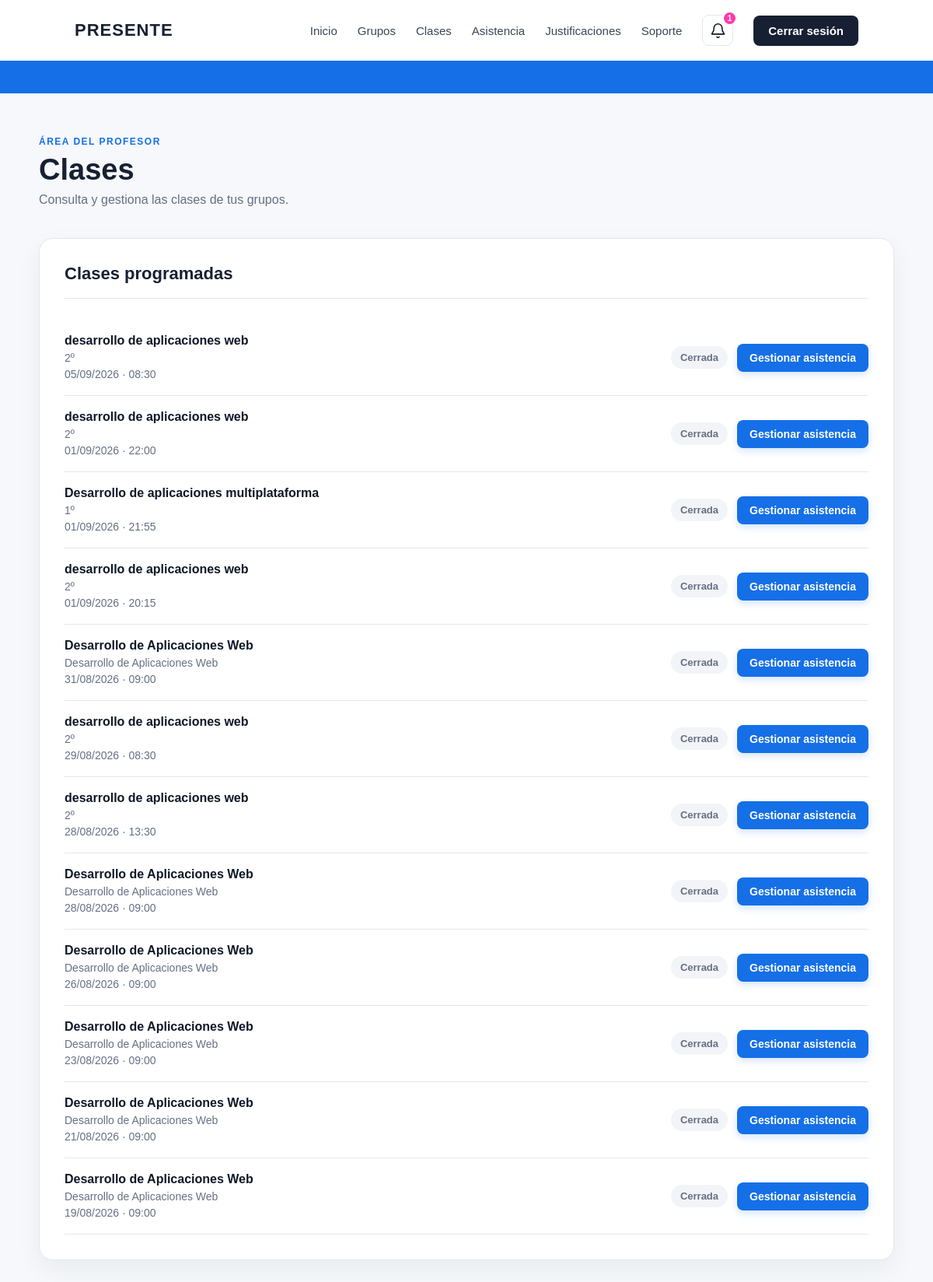
Before: /profesor/clases/ (signed in) with the older database file.
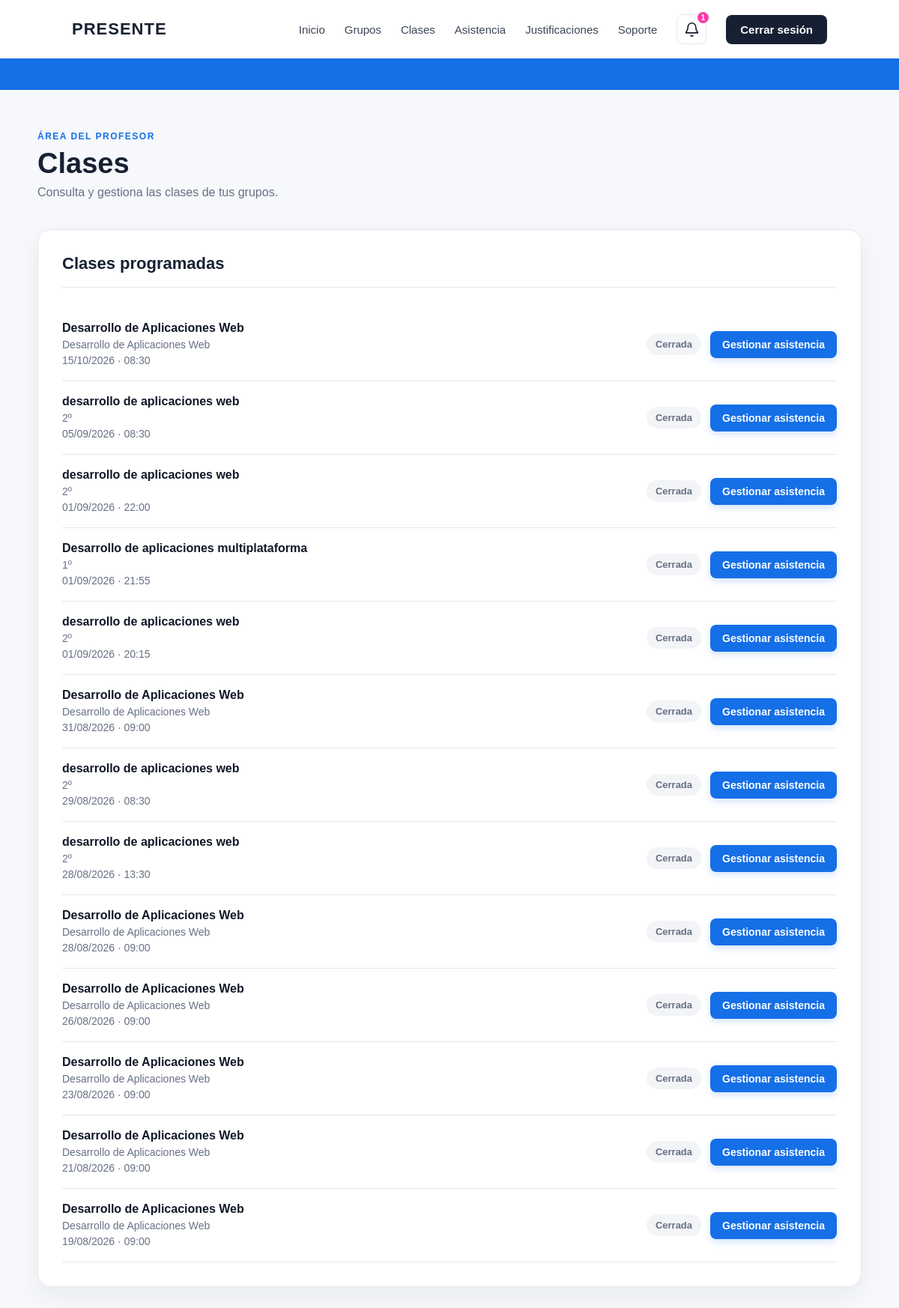
After: the same page with the newer database file.
### asistencia/models.py (models this page shows, shortened)
class Clase(models.Model):
    grupo = models.ForeignKey(
        Grupo,
        on_delete=models.CASCADE
    )
    fecha = models.DateField()
    hora_inicio = models.TimeField()
    asistencia_abierta = models.BooleanField(
        default=False
    )
    token_qr = models.UUIDField(
        default=uuid.uuid4,
        editable=False,
        unique=True
    )
    token_qr_generado_en = models.DateTimeField(
        blank=True,
        null=True
    )

class Grupo(models.Model):
    nombre = models.CharField(
        max_length=100
    )
    asignatura = models.CharField(
        max_length=150
    )
    profesor = models.ForeignKey(
        Profesor,
        on_delete=models.CASCADE
    )

### asistencia/views.py (the view)
def clases_profesor(request):
    profesor_id = request.session.get(
        'profesor_id'
    )
    if not profesor_id:
        return redirect('seleccionar_login')
    profesor = get_object_or_404(
        Profesor,
        id=profesor_id
    )
    clases = Clase.objects.filter(
        grupo__profesor=profesor
    ).select_related(
        'grupo'
    ).order_by(
        '-fecha',
        '-hora_inicio'
    )
    return render(
        request,
        'asistencia/clases_profesor.html',
        {
            'profesor': profesor,
            'clases': clases,
        }
    )

### asistencia/context_processors.py (called while the page is built)
def notificaciones_profesor(request):
    profesor_id = request.session.get("profesor_id")
    if not profesor_id:
        return {
            "justificaciones_pendientes": 0
        }
    justificaciones_pendientes = (
        Justificacion.objects
        .filter(
            estado="pendiente",
            asistencia__clase__grupo__profesor_id=profesor_id
        )
        .count()
    )
    return {
        "justificaciones_pendientes": justificaciones_pendientes
    }

### asistencia/templates/asistencia/clases_profesor.html (shortened to what this page needs)
{% extends 'asistencia/base.html' %}
{% block content %}
<section class="panel-usuario">
    <div class="panel-contenedor">
        <div class="panel-cabecera">
            <div>
                <p class="panel-etiqueta">
                    ÁREA DEL PROFESOR
                </p>
                <h1>
                    Clases
                </h1>
                <p class="panel-subtitulo">
                    Consulta y gestiona las clases de tus grupos.
                </p>
            </div>
        </div>
        <div class="panel-tarjeta">
            <div class="panel-tarjeta-titulo">
                <h2>
                    Clases programadas
                </h2>
            </div>
            {% for clase in clases %}
                <div style="
                    display:flex;
                    justify-content:space-between;
                    align-items:center;
                    gap:20px;
                    padding:18px 0;
                    border-bottom:1px solid #e5e7eb;
                    flex-wrap:wrap;
                ">
                    <div>
                        <strong style="
                            display:block;
                            font-size:16px;
                            margin-bottom:5px;
                            color:#101828;
                        ">
                            {{ clase.grupo.asignatura }}
                        </strong>
                        <span style="
                            display:block;
                            color:#667085;
                            font-size:14px;
                            margin-bottom:4px;
                        ">
                            {{ clase.grupo.nombre }}
                        </span>
                        <span style="
                            color:#667085;
                            font-size:14px;
                        ">
                            {{ clase.fecha|date:"d/m/Y" }}
                            ·
                            {{ clase.hora_inicio|time:"H:i" }}
                        </span>
                    </div>
                    <div style="
                        display:flex;
                        align-items:center;
                        gap:12px;
                        flex-wrap:wrap;
                    ">
                        {% if clase.asistencia_abierta %}
                            <span style="
                                padding:7px 12px;
                                border-radius:20px;
                                background:#E8FFF3;
                                color:#03A957;
                                font-size:13px;
                                font-weight:700;
                            ">
                                Abierta
                            </span>
                        {% else %}
                            <span style="
                                padding:7px 12px;
                                border-radius:20px;
                                background:#f2f4f7;
                                color:#667085;
                                font-size:13px;
                                font-weight:700;
                            ">
                                Cerrada
                            </span>
                        {% endif %}
                        <a
                            href="{% url 'gestionar_asistencia' clase.id %}"
                            style="
                                display:inline-block;
                                padding:10px 16px;
                                border-radius:8px;
                                background:#156FE7;
                                color:#FFFFFF;
                                text-decoration:none;
                                font-size:14px;
                                font-weight:700;
                                box-shadow:0 4px 10px rgba(21,111,231,0.18);
                                transition:
                                    background-color 0.2s ease,
                                    transform 0.2s ease,
                                    box-shadow 0.2s ease;
                            "
                            onmouseover="
                                this.style.backgroundColor='#105CB1';
                                this.style.transform='translateY(-1px)';
                                this.style.boxShadow='0 6px 14px rgba(16,92,177,0.22)';
                            "
                            onmouseout="
                                this.style.backgroundColor='#156FE7';
                                this.style.transform='translateY(0)';
                                this.style.boxShadow='0 4px 10px rgba(21,111,231,0.18)';
                            "
                        >
                            Gestionar asistencia
                        </a>
                    </div>
                </div>
            {% empty %}
                <p style="color:#667085;">
                    Todavía no tienes clases programadas.
                </p>
            {% endfor %}
        </div>
    </div>
</section>
{% endblock %}

### asistencia/templates/asistencia/base.html (shortened to what this page needs)
{% load static %}
<!DOCTYPE html>
<html lang="es">
<head>
    <link
        rel="stylesheet"
        href="{% static 'asistencia/css/style.css' %}?v=6"
    >
</head>
<body>
<header class="header">
    <nav class="navbar">
        <div class="navbar-marca">
            <a href="{% url 'inicio' %}">
                PRESENTE
            </a>
        </div>
        <div
            class="navbar-menu"
            id="navbarMenu"
        >
            <a href="{% url 'inicio' %}">
                Inicio
            </a>
            {% if request.session.profesor_id %}
                <a href="{% url 'panel_profesor' %}">
                    Grupos
                </a>
            {% elif request.session.alumno_id %}
                <a href="{% url 'grupo_alumno' %}">
                    Mi grupo
                </a>
            {% else %}
                <a href="{% url 'seleccionar_login' %}">
                    Grupos
                </a>
            {% endif %}
            {% if request.session.profesor_id %}
                <a href="{% url 'clases_profesor' %}">
                    Clases
                </a>
            {% elif request.session.alumno_id %}
                <a href="{% url 'clases_alumno' %}">
                    Clases
                </a>
            {% else %}
                <a href="{% url 'seleccionar_login' %}">
                    Clases
                </a>
            {% endif %}
            {% if request.session.profesor_id %}
                <a href="{% url 'control_asistencia' %}">
                    Asistencia
                </a>
            {% elif request.session.alumno_id %}
                <a href="{% url 'panel_alumno' %}">
                    Asistencia
                </a>
            {% else %}
                <a href="{% url 'seleccionar_login' %}">
                    Asistencia
                </a>
            {% endif %}
            {% if request.session.profesor_id %}
                <a href="{% url 'justificaciones_profesor' %}">
                    Justificaciones
                </a>
            {% elif request.session.alumno_id %}
                <a href="{% url 'justificaciones_alumno' %}">
                    Justificaciones
                </a>
            {% else %}
                <a href="{% url 'seleccionar_login' %}">
                    Justificaciones
                </a>
            {% endif %}
            {% if request.session.profesor_id %}
                <a href="{% url 'soporte_profesor' %}">
                    Soporte
                </a>
            {% else %}
                <a href="{% url 'soporte' %}">
                    Soporte
                </a>
            {% endif %}
            {% if request.session.profesor_id %}
                <div
                    style="
                        position:relative;
                        display:flex;
                        align-items:center;
                        justify-content:center;
                    "
                >
                    <button
                        type="button"
                        id="botonNotificacionesGlobal"
                        aria-label="Notificaciones"
                        style="
                            width:40px;
                            height:40px;
                            padding:0;
                            border:1px solid #E5E7EB;
                            border-radius:9px;
                            background:#FFFFFF;
                            display:flex;
                            align-items:center;
                            justify-content:center;
                            cursor:pointer;
                            position:relative;
                        "
                    >
                        <svg
                            width="21"
                            height="21"
                            viewBox="0 0 24 24"
                            fill="none"
                            stroke="#101828"
                            stroke-width="1.8"
                            stroke-linecap="round"
                            stroke-linejoin="round"
                            aria-hidden="true"
                        >
                            <path d="M18 8a6 6 0 0 0-12 0c0 7-3 7-3 9h18c0-2-3-2-3-9"></path>
                            <path d="M13.73 21a2 2 0 0 1-3.46 0"></path>
                        </svg>
                        {% if justificaciones_pendientes > 0 %}
                            <span
                                style="
                                    position:absolute;
                                    top:-6px;
                                    right:-6px;
                                    min-width:19px;
                                    height:19px;
                                    padding:0 5px;
                                    box-sizing:border-box;
                                    border-radius:999px;
                                    background:#FF3AA7;
                                    color:#FFFFFF;
                                    border:2px solid #FFFFFF;
                                    display:flex;
                                    align-items:center;
                                    justify-content:center;
                                    font-size:10px;
                                    line-height:1;
                                    font-weight:800;
                                "
                            >
                                {{ justificaciones_pendientes }}
                            </span>
                        {% endif %}
                    </button>
                </div>
                <a
                    href="{% url 'logout_profesor' %}"
                    class="boton-login"
                >
                    Cerrar sesión
                </a>
            {% endif %}
        </div>
    </nav>
    <div class="linea-verde"></div>
</header>
<main>
    {% block content %}
    {% endblock %}
</main>
</body>
</html>

### asistencia/static/asistencia/css/style.css (style rules this page uses)
* { margin: 0; padding: 0; box-sizing: border-box; }
html { width: 100%; overflow-x: hidden; }
body { width: 100%; min-height: 100vh; font-family: 'Poppins', sans-serif; background-color: #f6f8fb; color: #172033; overflow-x: hidden; }
.header { width: 100%; background-color: #ffffff; position: relative; z-index: 1000; }
.navbar { width: 100%; min-height: 78px; display: flex; align-items: center; justify-content: space-between; padding: 0 8%; background-color: #ffffff; }
.navbar-marca { flex-shrink: 0; }
.navbar-marca a { text-decoration: none; font-size: 22px; font-weight: 800; letter-spacing: 1px; color: #172033; }
.navbar-menu { display: flex; align-items: center; gap: 26px; }
.navbar-menu a { text-decoration: none; font-size: 15px; font-weight: 500; color: #3d4657; transition: 0.2s; }
.navbar-menu .boton-login { padding: 11px 19px; border-radius: 8px; background-color: #172033; color: #ffffff; font-weight: 600; }
.linea-verde { width: 100%; height: 42px; background-color: #156FE7; }
.panel-usuario { min-height: calc(100vh - 120px); padding: 55px 25px 80px; }
.panel-contenedor { width: 100%; max-width: 1100px; margin: 0 auto; }
.panel-cabecera { display: flex; justify-content: space-between; align-items: center; gap: 30px; margin-bottom: 40px; }
.panel-etiqueta { margin-bottom: 8px; color: #156FE7; font-size: 12px; font-weight: 700; letter-spacing: 1.5px; }
.panel-cabecera h1 { margin-bottom: 8px; font-size: 38px; font-weight: 800; color: #172033; }
.panel-subtitulo { color: #667085; font-size: 16px; }
.panel-tarjeta { padding: 32px; background-color: #ffffff; border: 1px solid #e5e7eb; border-radius: 18px; box-shadow: 0 12px 32px rgba(23, 32, 51, 0.06); }
.panel-tarjeta-titulo { margin-bottom: 27px; padding-bottom: 18px; border-bottom: 1px solid #e5e7eb; }
.panel-tarjeta-titulo h2 { font-size: 22px; color: #172033; }
input, select, textarea, button { font-family: inherit; }

Changed rows visible on the page:
added Clase: grupo.asignatura "Desarrollo de Aplicaciones Web", grupo.nombre "Desarrollo de Aplicaciones Web", fecha "15/10/2026", hora_inicio "08:30", asistencia_abierta "Cerrada"
